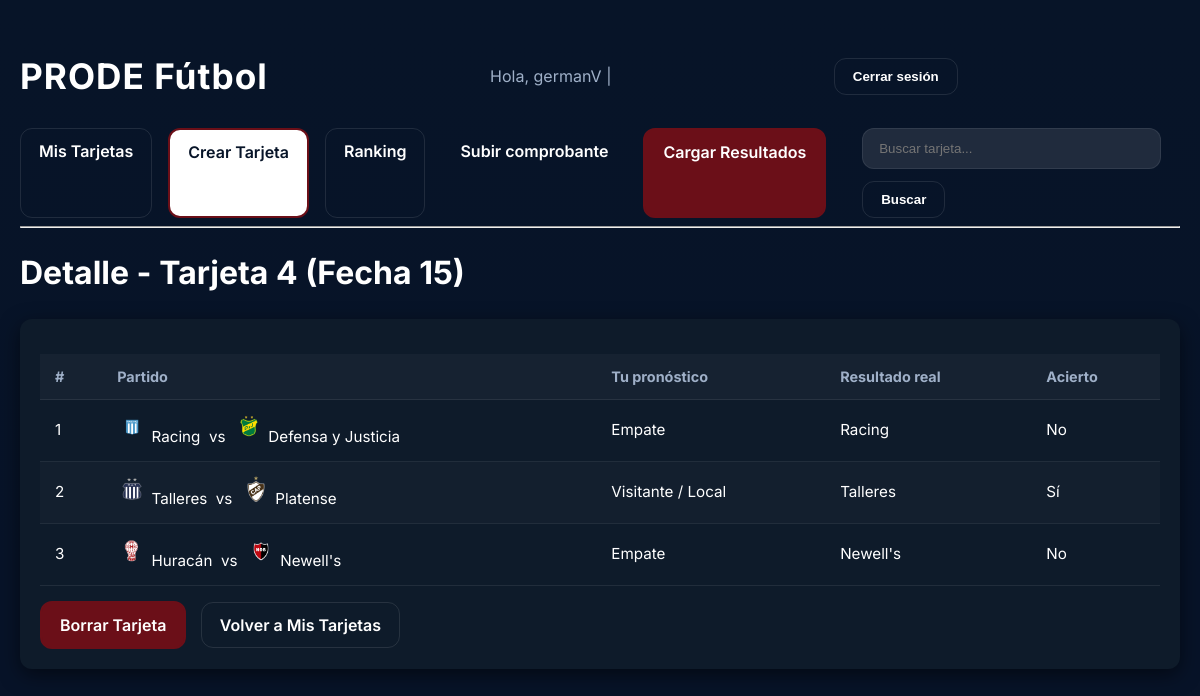
/tarjeta/31/ (signed in), run on the app's committed database.
### prode_app/models.py (models this page shows, shortened)
class Usuario(AbstractUser):
    telefono = models.CharField(max_length=20, blank=True, null=True)
    cvu_alias = models.CharField(max_length=50, blank=True, null=True)

class Tarjeta(models.Model):
    usuario = models.ForeignKey(Usuario, on_delete=models.CASCADE)
    fecha = models.ForeignKey(Fecha, on_delete=models.CASCADE)
    numero_tarjeta = models.PositiveIntegerField(default=1)  # Tarjeta 1, 2, 3, etc.
    puntos = models.IntegerField(default=0)

class Fecha(models.Model):
    numero = models.PositiveIntegerField()
    descripcion = models.CharField(max_length=100, blank=True, null=True)

class Pronostico(models.Model):
    OPCIONES = [
        (1, "Local"),
        (2, "Empate"),
        (3, "Visitante"),
    ]
    tarjeta = models.ForeignKey(Tarjeta, on_delete=models.CASCADE)
    partido = models.ForeignKey(Partido, on_delete=models.CASCADE)
    opcion1 = models.IntegerField(choices=OPCIONES)
    opcion2 = models.IntegerField(choices=OPCIONES, blank=True, null=True)

class Partido(models.Model):
    OPCIONES = [
        (1, "Local"),
        (2, "Empate"),
        (3, "Visitante"),
    ]
    fecha = models.ForeignKey(Fecha, on_delete=models.CASCADE)
    local = models.ForeignKey(Equipo, on_delete=models.CASCADE, related_name="partidos_local")
    visitante = models.ForeignKey(Equipo, on_delete=models.CASCADE, related_name="partidos_visitante")
    resultado_real = models.IntegerField(choices=OPCIONES, blank=True, null=True)

class Equipo(models.Model):
    nombre = models.CharField(max_length=50)
    escudo = models.ImageField(upload_to="escudos/", blank=True, null=True)

### prode_app/views.py (the view)
# urls.py: path("tarjeta/<int:tarjeta_id>/", login_required(views.detalle_tarjeta), name="detalle_tarjeta"),
@login_required
def detalle_tarjeta(request, tarjeta_id):
    tarjeta = get_object_or_404(Tarjeta, pk=tarjeta_id)
    pronosticos = Pronostico.objects.filter(tarjeta=tarjeta).select_related('partido__fecha','partido__local','partido__visitante')
    detalles = []
    for p in pronosticos:
        resultado = p.partido.resultado_real
        acierto = False
        if resultado is not None:
            if resultado == p.opcion1 or (p.opcion2 and resultado == p.opcion2):
                acierto = True
        detalles.append({
            "pronostico": p,
            "resultado": resultado,
            "acierto": acierto,
        })
    return render(request, "prode_app/detalle_tarjeta.html", {
        "tarjeta": tarjeta,
        "detalles": detalles,
    })

### prode_app/templates/prode_app/detalle_tarjeta.html
{% extends "prode_app/base.html" %}
{% block content %}
<h1>Detalle - Tarjeta {{ tarjeta.numero_tarjeta }} (Fecha {{ tarjeta.fecha.numero }})</h1>
<div class="card">
    <table class="table">
        <thead>
            <tr>
                <th>#</th>
                <th>Partido</th>
                <th>Tu pronóstico</th>
                <th>Resultado real</th>
                <th>Acierto</th>
            </tr>
        </thead>
        <tbody>
            {% for item in detalles %}
            <tr>
                <td>{{ forloop.counter }}</td>
                <td>
                    {% if item.pronostico.partido.local.escudo %}
                        <img src="{{ item.pronostico.partido.local.escudo.url }}" width="30" height="30" alt="{{ item.pronostico.partido.local.nombre }}">
                    {% endif %}
                    {{ item.pronostico.partido.local.nombre }}
                    &nbsp;vs&nbsp;
                    {% if item.pronostico.partido.visitante.escudo %}
                        <img src="{{ item.pronostico.partido.visitante.escudo.url }}" width="30" height="30" alt="{{ item.pronostico.partido.visitante.nombre }}">
                    {% endif %}
                    {{ item.pronostico.partido.visitante.nombre }}
                </td>
                <td>
                    {{ item.pronostico.get_opcion1_display }}
                    {% if item.pronostico.opcion2 %}
                        / {{ item.pronostico.get_opcion2_display }}
                    {% endif %}
                </td>
                <td>
                    {% if item.resultado %}
                        {% if item.resultado == 1 %}
                            {{ item.pronostico.partido.local.nombre }}
                        {% elif item.resultado == 2 %}
                            Empate
                        {% else %}
                            {{ item.pronostico.partido.visitante.nombre }}
                        {% endif %}
                    {% else %}
                        Pendiente
                    {% endif %}
                </td>
                <td>
                    {% if item.acierto %}Sí{% else %}No{% endif %}
                </td>
            </tr>
            {% endfor %}
        </tbody>
    </table>
    <div style="margin-top:15px;">
        {% if user.is_superuser %}
        <a href="{% url 'borrar_tarjeta' tarjeta.id %}"
           onclick="return confirm('¿Seguro que deseas borrar esta tarjeta?');"
           class="button boton-rojo">
           Borrar Tarjeta
        </a>
        {% endif %}
        <a href="{% url 'mis_tarjetas' %}" class="button secondary" style="margin-left:10px;">
            Volver a Mis Tarjetas
        </a>
    </div>
</div>
{% endblock %}

### prode_app/templates/prode_app/base.html (shortened to what this page needs)
<!DOCTYPE html>
<html lang="es">
<head>
    {% load static %}
    <link rel="stylesheet" href="{% static 'style.css' %}">
</head>
<body>
<div class="container">
{% if user.is_authenticated %}
    <header>
        <h1>PRODE Fútbol</h1>
        <p>
            Hola, {{ user.username }} |
            <form method="post" action="{% url 'logout' %}" style="display:inline;">
                <button type="submit" class="button secondary">Cerrar sesión</button>
            </form>
        </p>
    </header>
    <nav>
        <a href="{% url 'mis_tarjetas' %}" class="button secondary">Mis Tarjetas</a>
        <a href="{% url 'crear_tarjeta' %}" class="button">Crear Tarjeta</a>
        <a href="{% url 'ranking_fecha' 1 %}" class="button secondary">Ranking</a>
        <a href="{% url 'subir_comprobante' %}">Subir comprobante</a>
        {% if user.is_superuser %}
            <a href="{% url 'cargar_resultados' 1 %}" class="button boton-rojo">Cargar Resultados</a>
        {% endif %}
        <form action="{% url 'buscar_tarjeta' %}" method="get" class="search-form" style="display:inline-block; margin-left:20px;">
            <input type="text" name="q" placeholder="Buscar tarjeta..." required>
            <button type="submit" class="button secondary">Buscar</button>
        </form>
    </nav>
    <hr>
{% else %}
    <p>
        <a href="{% url 'login' %}" class="button secondary">Iniciar sesión</a>
        <a href="{% url 'registro' %}" class="button">Registrarse</a>
    </p>
{% endif %}
{% block content %}
{% endblock %}
</div>
</body>
</html>

### static/style.css (style rules this page uses)
:root { --bg: #071428; --card-bg: #0e1b2a; --accent: #6b0f18; --white: #ffffff; --muted: #9fb0c8; --radius: 12px; --gap: 16px; --transition: 0.25s ease-in-out; }
* { box-sizing: border-box; }
html, body { margin: 0; padding: 0; font-family: 'Inter', system-ui, sans-serif; background: linear-gradient(180deg, var(--bg) 0%, #071328 85%); color: var(--white); line-height: 1.5; }
.container { max-width: 1200px; margin: 30px auto; padding: 20px; }
header { display: flex; justify-content: space-between; align-items: center; flex-wrap: wrap; margin-bottom: 25px; }
header h1 { font-size: 2.2rem; margin: 0; letter-spacing: 1px; }
header p { font-size: 1rem; color: var(--muted); margin: 0; }
nav { display: flex; flex-wrap: wrap; gap: var(--gap); margin-top: 10px; }
nav a { text-decoration: none; padding: 10px 18px; border-radius: var(--radius); font-weight: 600; color: var(--white); border: 1px solid transparent; transition: all var(--transition); }
.button, .boton-rojo, .nav a.primary { display: inline-block; padding: 10px 18px; border-radius: var(--radius); font-weight: 600; cursor: pointer; border: 2px solid var(--accent); background: var(--white); color: var(--bg); text-decoration: none; transition: all var(--transition); }
.button.secondary { background: transparent; border: 1px solid rgba(255,255,255,0.1); color: var(--white); transition: all var(--transition); }
.boton-rojo { background: var(--accent); color: var(--white); border-color: var(--accent); }
.card, .card-item { background: var(--card-bg); padding: 20px; border-radius: var(--radius); box-shadow: 0 6px 20px rgba(0,0,0,0.5); transition: transform var(--transition), box-shadow var(--transition); }
.table { width: 100%; border-collapse: collapse; margin-top: 15px; }
.table th, .table td { padding: 12px 15px; text-align: left; border-bottom: 1px solid rgba(255,255,255,0.08); }
.table th { font-size: 0.9rem; color: var(--muted); background: rgba(255,255,255,0.03); }
.table td { font-size: 0.95rem; }
.table tr:nth-child(even) { background: rgba(255,255,255,0.02); }
input[type="text"], input[type="password"], input[type="email"], select, input[type="file"], textarea { width: 100%; padding: 12px 16px; border-radius: var(--radius); border: 1px solid rgba(255,255,255,0.08); background: rgba(255,255,255,0.1); color: var(--white); margin-bottom: 12px; transition: border-color var(--transition), box-shadow var(--transition), background var(--transition); }

### data on the page
Usuario: username "germanV"
Tarjeta: numero_tarjeta "4", fecha.numero "15"
Pronostico: pronostico.partido.local.escudo (picture), pronostico.partido.local.nombre "Racing", pronostico.partido.visitante.escudo (picture), pronostico.partido.visitante.nombre "Defensa y Justicia", pronostico.opcion1 "Empate", shows "No"
Pronostico: pronostico.partido.local.escudo (picture), pronostico.partido.local.nombre "Talleres", pronostico.partido.visitante.escudo (picture), pronostico.partido.visitante.nombre "Platense", pronostico.opcion1 "Visitante", pronostico.opcion2 "Local", shows "Sí"
Pronostico: pronostico.partido.local.escudo (picture), pronostico.partido.local.nombre "Huracán", pronostico.partido.visitante.escudo (picture), pronostico.partido.visitante.nombre "Newell's", pronostico.opcion1 "Empate", shows "No"
